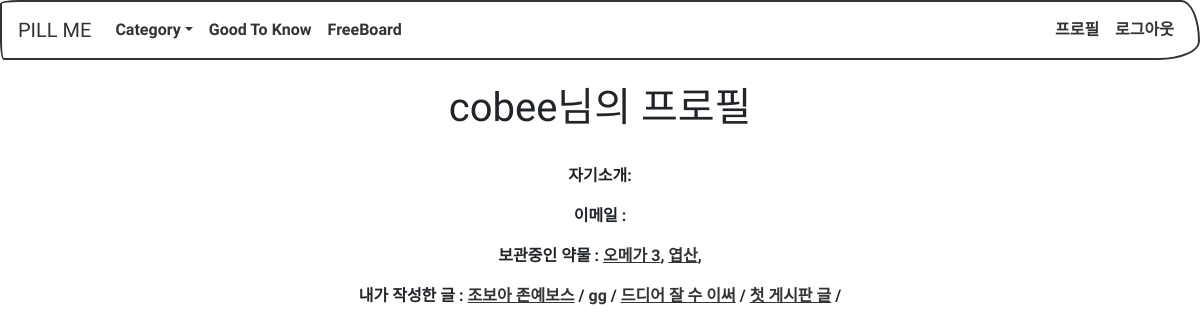
Page /profiles/1/ on the earlier database version.
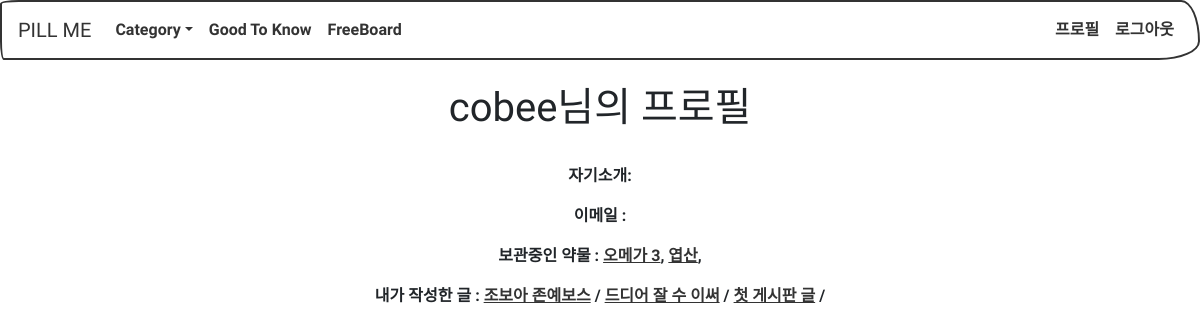
Same page on the later database version.
### pills/models.py (models this page shows, shortened)
class Like(models.Model):
	user 		= models.ForeignKey(settings.AUTH_USER_MODEL)
	pills 		= models.ForeignKey(Pills)
	created_at	= models.DateTimeField(auto_now_add=True)
	updated_at	= models.DateTimeField(auto_now=True)

class Pills(models.Model):
	name			= models.CharField(max_length=20, null=False)
	feature			= models.TextField(max_length=50, null=True)
	editor_said		= models.TextField(max_length=50, null=True)
	description		= models.TextField(max_length=2000)
	where_it_from	= models.TextField(max_length=2000)
	benefit			= models.TextField(max_length=2000)
	shortage		= models.TextField(max_length=2000)
	careful			= models.TextField(max_length=2000)
	category_body	= models.ManyToManyField(Categories_Body)
	category_gender	= models.ManyToManyField(Categories_Gender)
	image			= models.ImageField(upload_to='upload_images/pills/%Y/%m/%d')
	like_user_set	= models.ManyToManyField(settings.AUTH_USER_MODEL,
												blank=True,
												related_name='like_user_set',
												through='Like')
	def __str__(self):
		return self.name

### posts/models.py (models this page shows, shortened)
class Post(models.Model, HitCountMixin):
	title		= models.CharField(max_length=50, blank=False)
	author		= models.ForeignKey(settings.AUTH_USER_MODEL, null=False)
	content		= models.TextField(max_length=5000, blank=False, null=False)
	files		= models.FileField(null=True, blank=True, upload_to='upload_images/posts/%Y/%m/%d')
	images		= models.ImageField(null=True, blank=True, upload_to='upload_images/posts/%Y/%m/%d')
	timestamp 	= models.DateTimeField(auto_now_add=True)
	hit_count 	= GenericRelation(HitCount, object_id_field='object_pk',
											related_query_name='hit_count_generic_relation')
	class Meta:
		ordering = ['-id']

### accounts/views.py (the view)
# urls.py: url(r'^(?P<pk>[\w.@+-]+)/$', UserDetailView.as_view(), name='user_profile'),
class UserDetailView(DetailView):
	model = User
	template_name = 'accounts/user_detail.html'

### templates/accounts/user_detail.html (shortened to what this page needs)
{% extends "base.html" %}
{% block content %}
<div class="container-fluid">
  <div class="row">
    <div class="col text-center">
	<h1>{{ user.username }}님의 프로필</h1>
		<br/>
	<p>자기소개: </p>
	<p>이메일 : {{ user.email }}</p>
	<p>보관중인 약물 :
		{% for liked in user.like_set.all %}
			<a href="{% url 'pills:pill_detail' liked.pills.pk %}">{{ liked.pills }}</a>,
		{% endfor %}
	</p>
	<p>내가 작성한 글 :
		{% for mypost in user.post_set.all %}
			<a href="{% url 'freeboard:post_detail' mypost.pk %}">{{ mypost.title }}</a> /
		{% endfor %}
	</p>
	</div>
</div>
</div>
{% endblock %}

Differences in the rows shown:
removed Post: title "gg"
